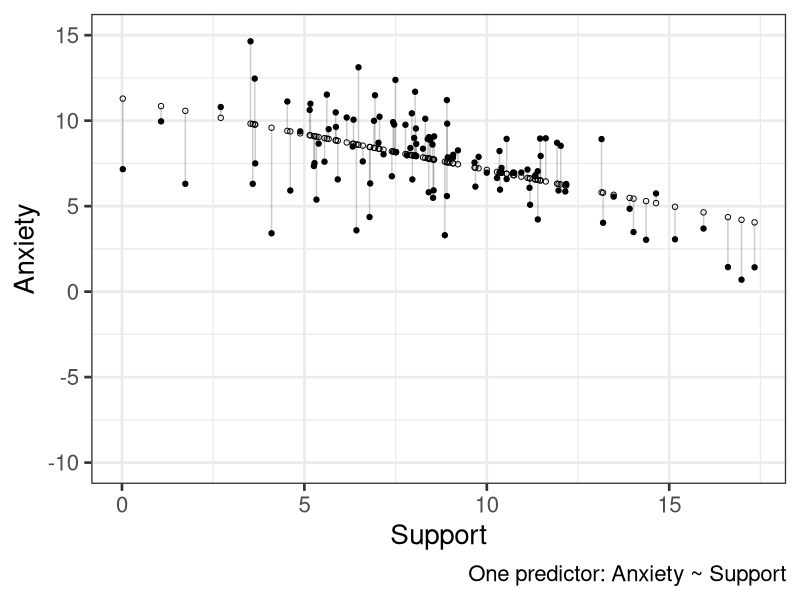
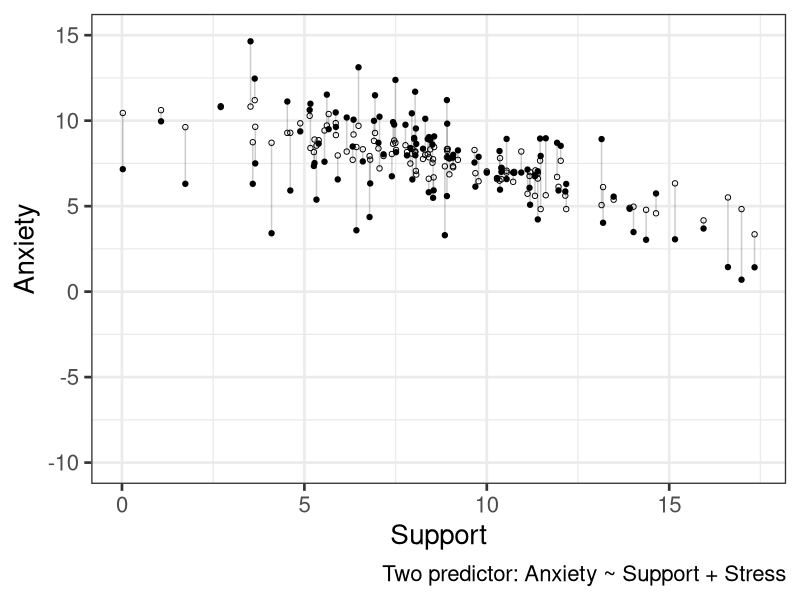
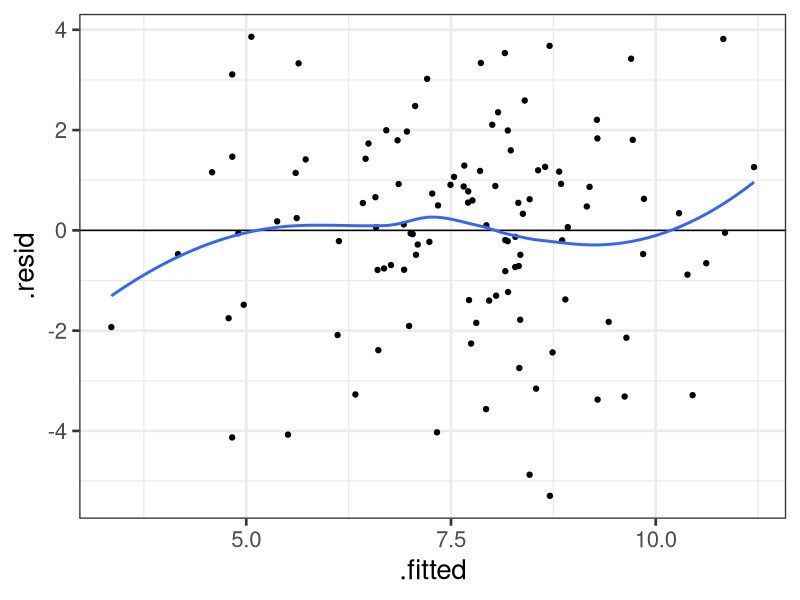
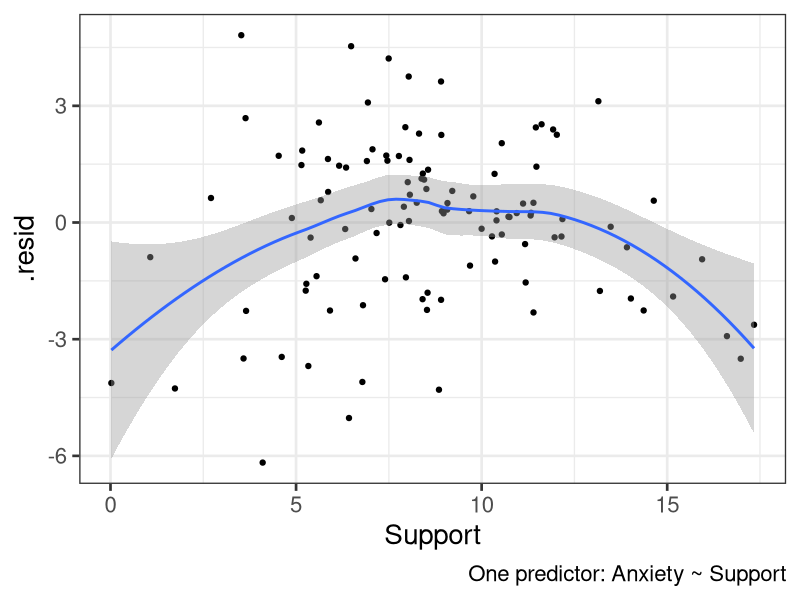
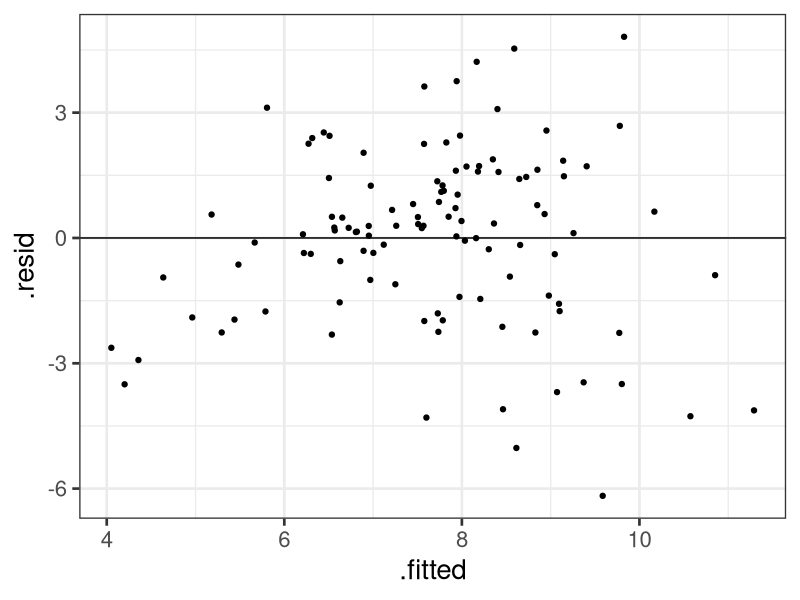
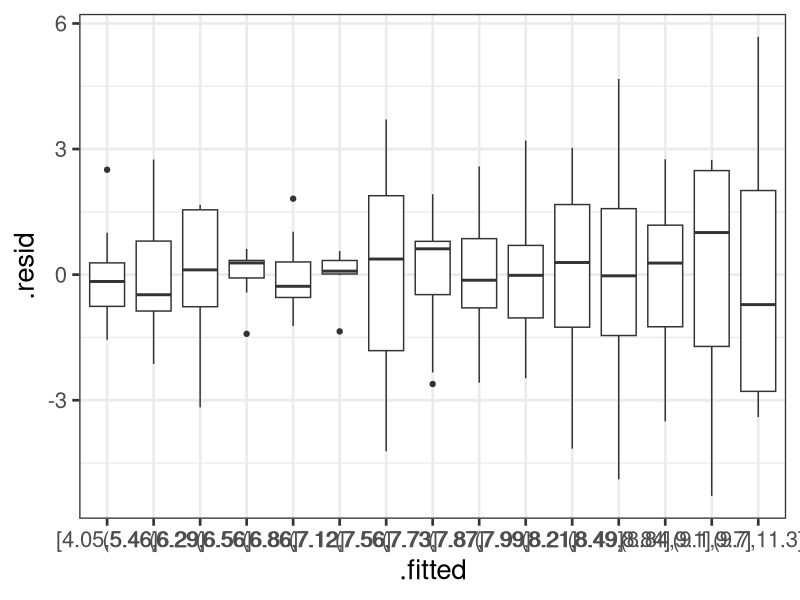

Write the R code that produced these figures, in order. (Note: this script raises an error after producing the figures.)
## ---- chunk 1
library(tidyverse)
## ---- chunk 2
library(here)
## ---- chunk 3
a_data <- read.csv(here("data/anxiety.csv"))
library(broom)
model.1 <- lm(Anxiety ~ Support, a_data)
aug_1<- augment(model.1)
aug_1
## ---- chunk 4
library(ggplot2)
ggplot(aug_1, aes(x = Support, y = Anxiety)) +
  #geom_smooth(method = "lm", se = FALSE, color = "lightgrey") +  # Plot regression slope
  geom_segment(aes(xend = Support, yend = .fitted), alpha = .2) +  # alpha to fade lines
  geom_point() +
  geom_point(aes(y = .fitted), shape = 1) +
  scale_y_continuous(limits = c(-10, 15)) +
  labs(caption = "One predictor: Anxiety ~ Support") + 
  theme_bw(base_size = 20)
## ---- chunk 5
model.2 <- lm(Anxiety ~ Support + Stress, a_data)
aug_2<- augment(model.2)

ggplot(aug_2, aes(x = Support, y = Anxiety)) +
  geom_segment(aes(xend = Support, yend = .fitted), alpha = .2) +  # alpha to fade lines
  geom_point() +
  geom_point(aes(y = .fitted), shape = 1) +
  scale_y_continuous(limits = c(-10, 15)) +
  labs(caption = "Two predictor: Anxiety ~ Support + Stress") + 
  theme_bw(base_size = 20)
## ---- chunk 6
ggplot(data = aug_2, aes(x=.fitted, y=.resid)) + 
  geom_hline(yintercept = 0) +
  geom_point() + geom_smooth(method = "loess", se = FALSE) + 
  theme_bw(base_size = 20)
## ---- chunk 7
library(car)
vif(model.2)
## ---- chunk 8
ggplot(aug_1, aes(x = Support, y = .resid)) +
  geom_point() + geom_smooth() +
  labs(caption = "One predictor: Anxiety ~ Support") + theme_bw(base_size = 20)
## ---- chunk 9
ggplot(data = aug_1, aes(x=.fitted, y=.resid)) + 
  geom_point() +
  geom_hline(yintercept = 0) +
  theme_bw(base_size = 20)
## ---- chunk 10
aug_1 %>%
  mutate(.fitted = cut_number(.fitted, 15)) %>%
  group_by(.fitted) %>%
  mutate(.resid = .resid - mean(.resid)) %>%
  ggplot(aes(x=.fitted, 
             y=.resid)) + 
  geom_boxplot() +
  theme_bw(base_size = 20)
## ---- chunk 11
aug_1$ID <- c(1:118)
ggplot(data = aug_1, 
       aes(x=ID, y = .resid)) + 
  geom_point() +  
  geom_smooth(se = F) +
  geom_hline(yintercept = 0)

## ---- chunk 12
ggplot(data = aug_1, aes(x= .resid)) + 
  geom_density(fill = "purple") +   
  xlim(-10, 10) + theme_bw(base_size = 20)
## ---- chunk 13
ggplot(model.1) +
  stat_qq(aes(sample = .stdresid)) +
  geom_abline() +
  theme_bw(base_size = 20)
## ---- chunk 14
library(car)
qqPlot(model.1)
#base plot function too
#plot(model.1, which = 2)
